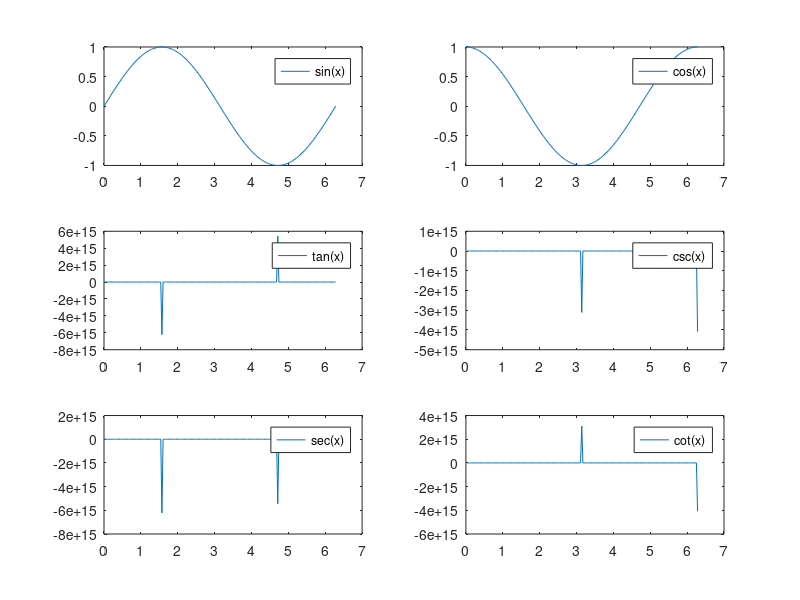

MATLAB code to generate this figure:
%{
Here we will create the 2D Plot of basic reigonometric functions like sin, cos, tan, cosec or csc ,sec and cot on the
interval of 0 to 2pi and display them using the subplot function in the layout having 3 rows and two coulumns.
%}

x = 0:pi/100:2*pi ;
% the variable x is defined as a vector from 0 to 2pi in  increment of pi/100
% this gives a smooth curve when plotting the functions

% 2D subplot of sin x
y = sin(x);
subplot(3,2,1);
plot(x,y)
legend('sin(x)');
hold
%{
the above piece of code calculates sin(x) and  the value is stored in the variable
named y (in this case);

then as the name of the subplot suggests it creates the plot in 3 row and 2 columns grid
system;

then the function plot(x,y) plots sin(x) against x;
then the legend function adds the legend which is enclosed in single quote;

then the hold function allows us to plot more on the same axes later ;

we are going to follow the same process to plot the remainig functions ;
%}

% 2D plot of cos x
z = cos(x);
subplot(3,2,2);
plot(x,z)
legend('cos(x)');
hold

% 2d plot of tan x
a = tan(x);
subplot(3,2,3);
plot(x,a)
legend('tan(x)');
hold

% 2D plot of cosec x
b = csc(x);
subplot(3,2,4);
plot(x,b)
legend('csc(x)');
hold

% 2D plot of sec x
c = sec(x);
subplot(3,2,5);
plot(x,c)
legend('sec(x)');
hold

% 2D plot of cot x
d = cot(x);
subplot(3,2,6);
plot(x,d)
legend('cot(x)');

% issues in  or  some questions that may arise in your minid are dealt in the readme file

